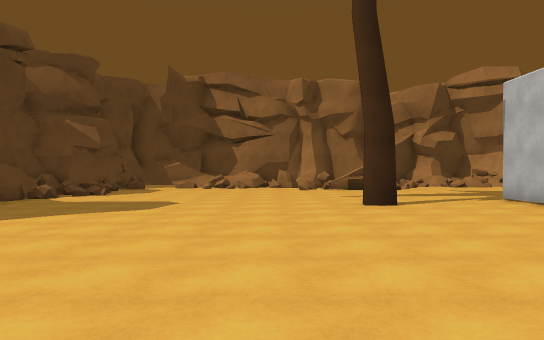
[1] (above)

24 first-person views from a walk through a Unity game level. The camera is 1.4 m above the floor, looks level and sees 70° across. The floor is counted in squares, 2 m on a side. Each view is taken from the middle of a square. On the plan, view 1 faces up. The plan holds only what a view shows up to about 11 squares ahead; the rest is blank. The place goes on beyond the plan. The player is left out.

[2]
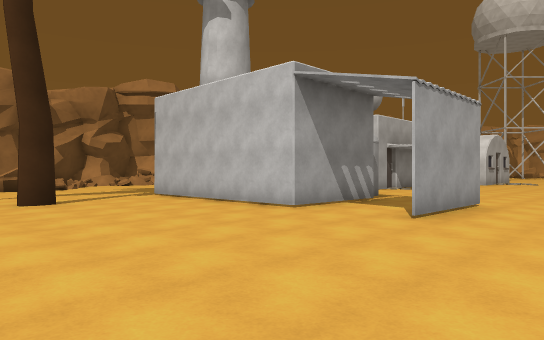

[3]
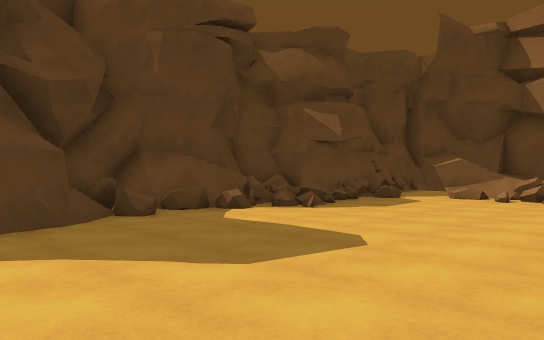

[4]
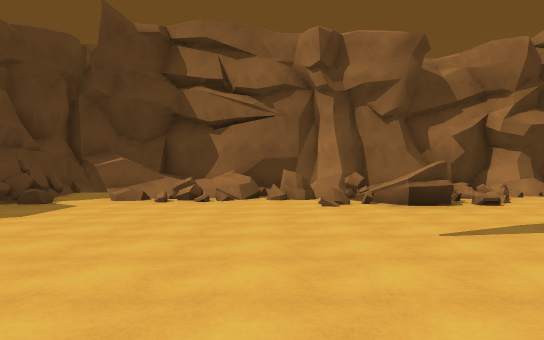

[5]
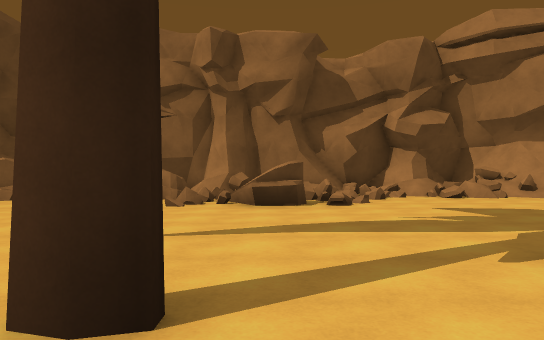

[6]
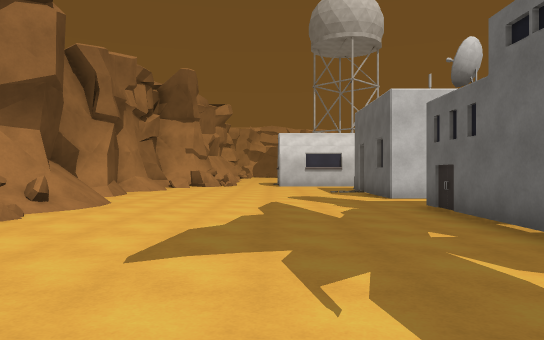

[7]
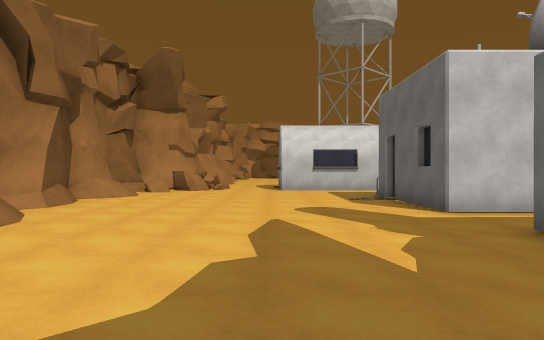

[8]
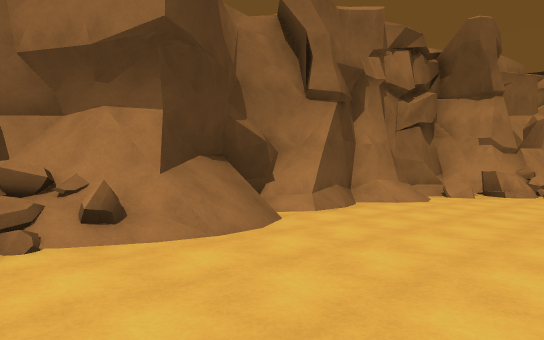

[9]
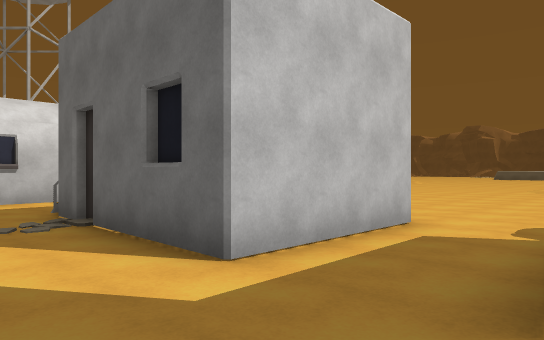

[10]
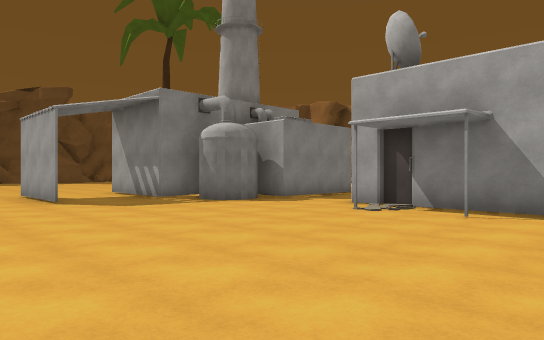

[11]
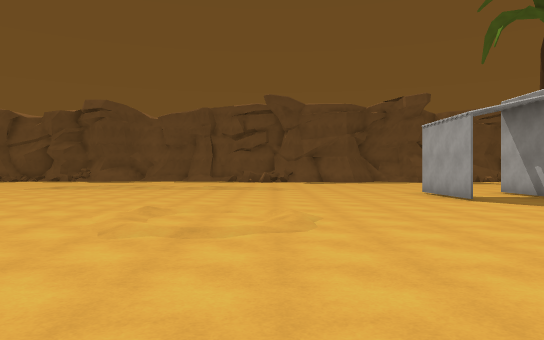

[12]
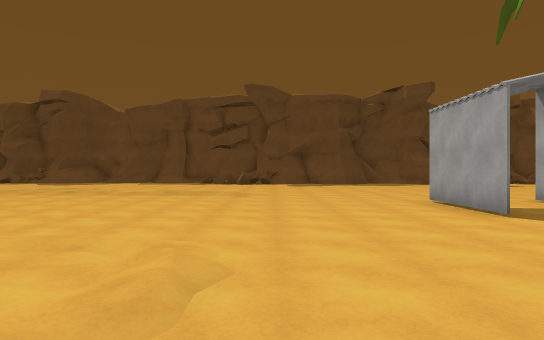

[13]
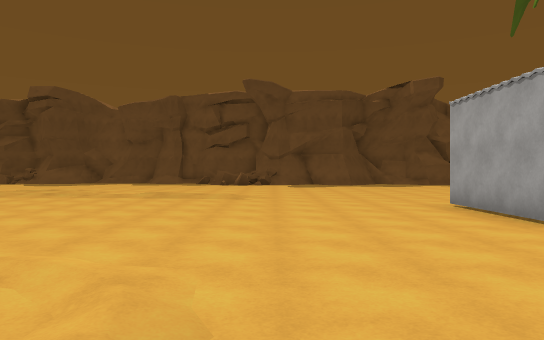

[14]
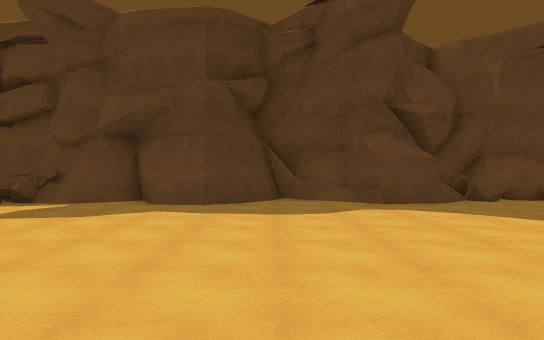

[15]
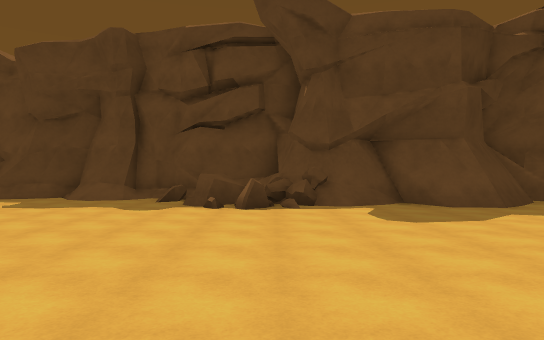

[16]
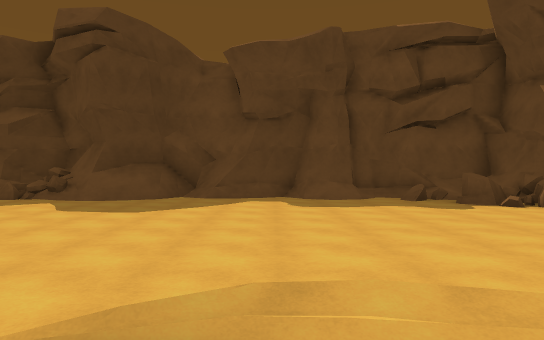

[17]
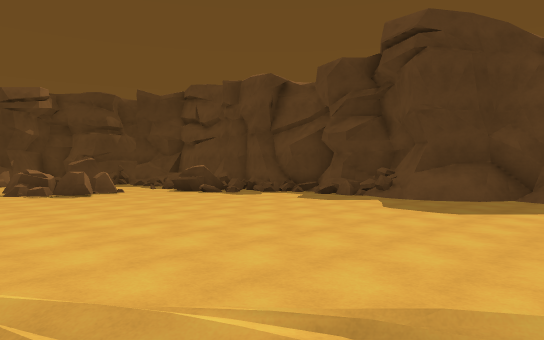

[18]
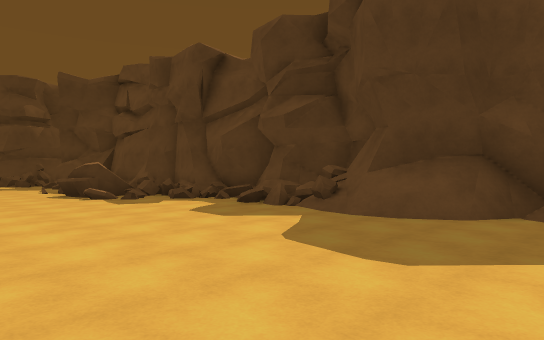

[19]
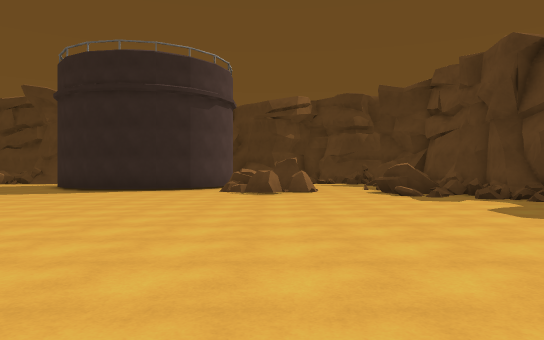

[20]
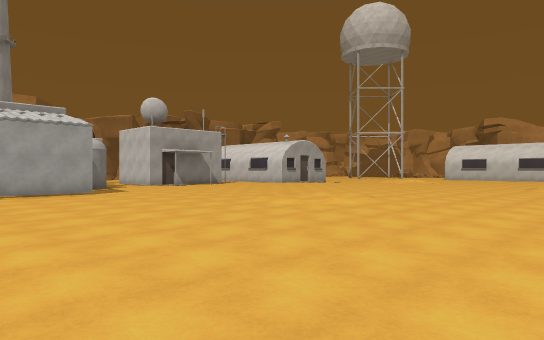

[21]
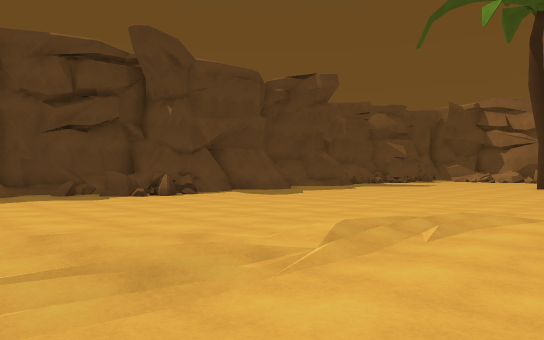

[22]
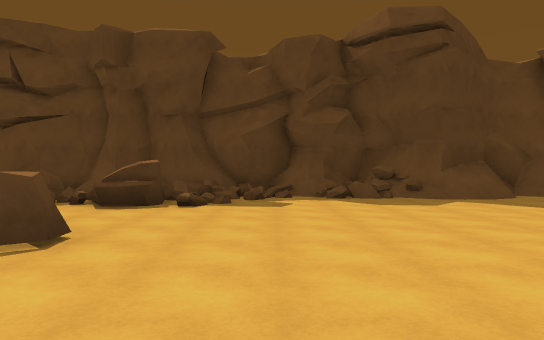

[23]
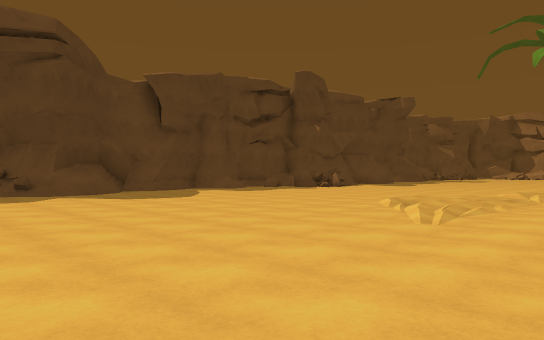

[24]
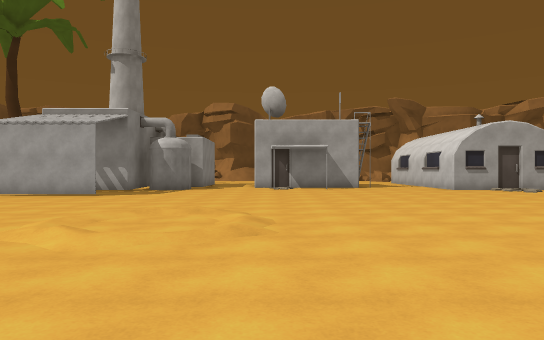

### Floor plan
Key: @ floor where view 1 was taken; # wall or solid block; . main floor; : floor 0.25 m higher than the main floor; + floor 0.5 m higher than the main floor; / step, stairs or slope; = window, fence, low wall or low ledge; ^ raised ledge; B building; R rock.
Columns run from 9 left of view 1 to 18 right of it. Each row starts with its distance up from view 1.
 17   ##  ######################
 16    ####=####===#.==#////.///
 15    #=##====:==..............
 14    ##.....=+==..............
 13  ###/......................
 12 ##://......................
 11  ##=/......................
 10   #=........................
  9  ##=...........#####..B###B.
  8  ###.......#...#   #..    B
  7  ##/...........#   #..
  6   ##/..........#  ##..####
  5   ##/..........#####......
  4  ###...........###........
  3  ###......................
  2    ##..........###..........
  1    ##.......................
  0   ##.....@..................
 -1   ##........................
 -2   ##=.......................
 -3  ##=#......./.......//.....
 -4  ##^=......./....../.......
 -5  ^==.......//......./:....
 -6  #.........//............
 -7  #/......../..............
 -8  #/.......///.............
 -9  #........//...........
-10  #/.......//.. ..
-11  #/......../..
-12  #/...........
-13  ^/...........
-14 ###............
-15 #==............
-16 ##=...........
-17  #.............
-18  #==...........
-19  #==............
-20  #==#...R.......

Positions as (right, up) in squares from view 1, and headings:
1: (0, 0), facing up
2: (0, -1), facing up-right
3: (0, 5), facing up-left
4: (0, 6), facing up
5: (3, 6), facing up
6: (3, 12), facing right
7: (6, 12), facing right
8: (8, 12), facing up-right
9: (10, 11), facing down-right
10: (17, -1), facing up-left
11: (17, -3), facing left
12: (14, -2), facing left
13: (13, -2), facing left
14: (3, 3), facing left
15: (3, -3), facing left
16: (3, -9), facing left
17: (3, -9), facing down-left
18: (-1, -10), facing down-left
19: (-1, -9), facing down
20: (4, -10), facing up-right
21: (5, -9), facing up-left
22: (3, -18), facing left
23: (5, -17), facing up-left
24: (13, -9), facing up
